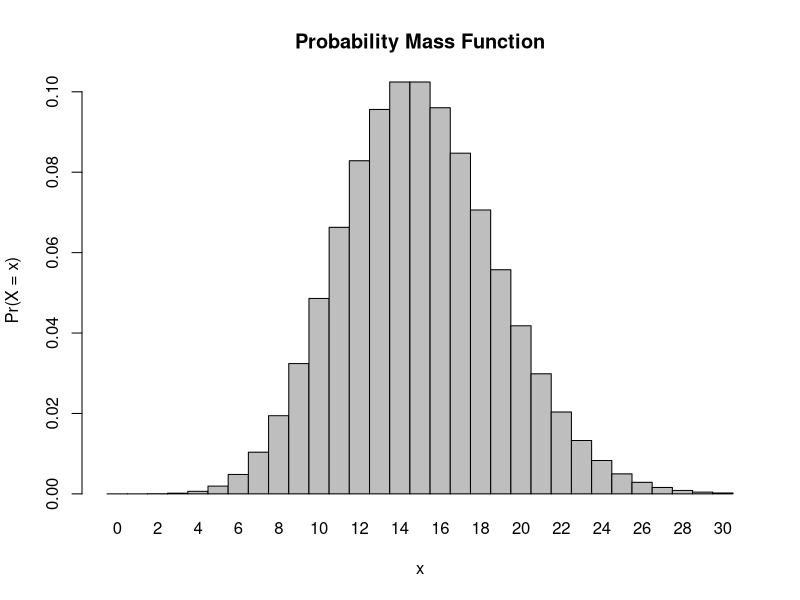
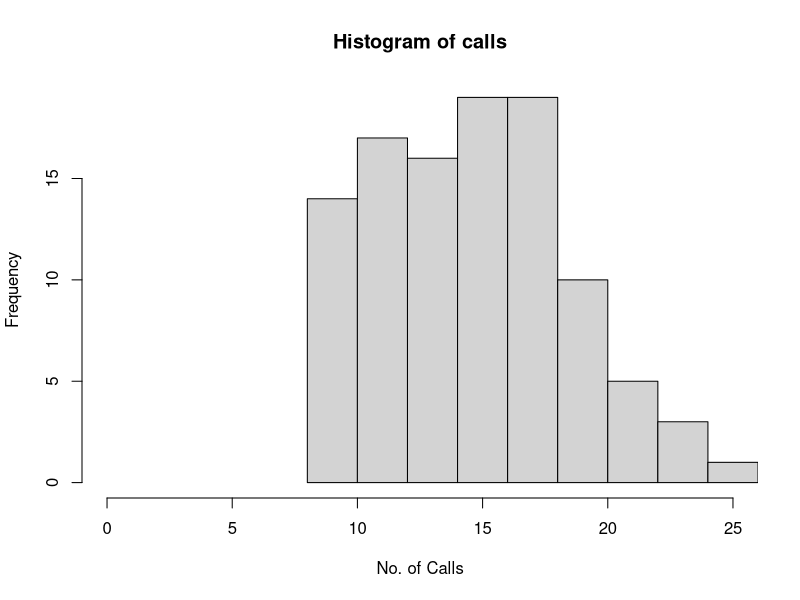

Recreate these plots in R, in order.
## ---- chunk 1
1-dpois(8,15)
## ---- chunk 2
dpois(0,15)
## ---- chunk 3
dpois(3,15)
## ---- chunk 4
x <- 0:30
l = 15
probset <- dpois(x = x, lambda = l)
barplot(probset, names.arg = x, space = 0, xlab = "x", ylab = "Pr(X = x)", main = "Probability Mass Function")
## ---- chunk 5
rpois(104, 15)
## ---- chunk 6
library(ggplot2)
graph <- rpois(104, 15)  
hist(graph,xlab = "No. of Calls", ylab ="Frequency", main = "Histogram of calls", xlim=c(0,25))
